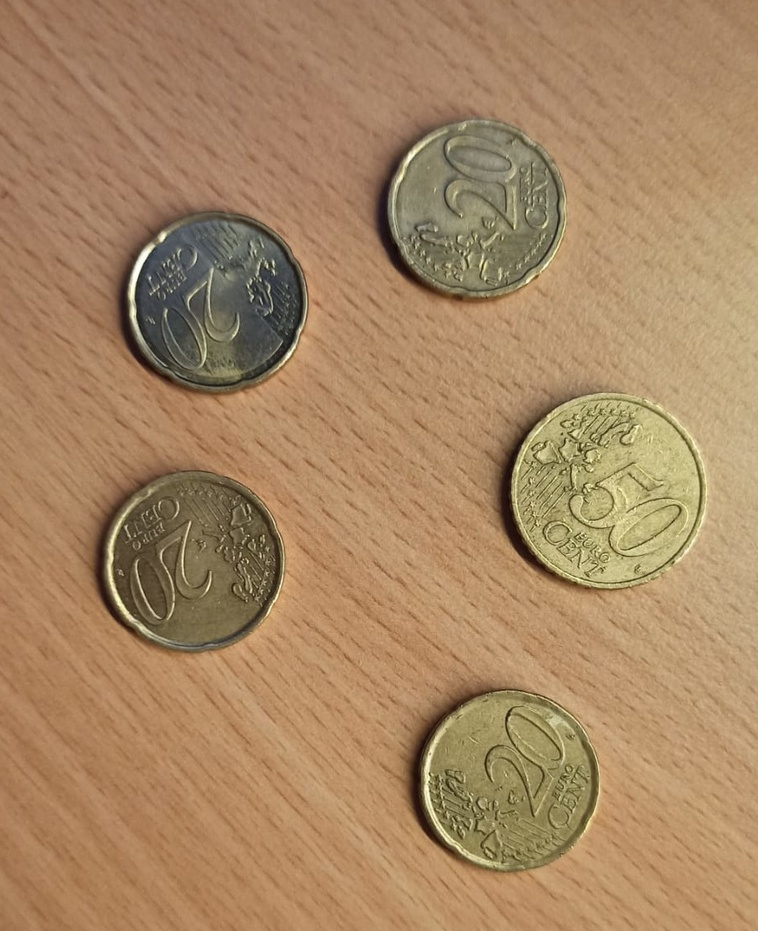
#> input picture c_detector/data/test_3.jpg, 758 x 931 px, shrunk from 909 x 1116 before the run
$ python testing_HC.py
#> lines starting #> are read from the running program, lines starting #| are printed output that depends on the picture; after the words box and inside, x2 and y2 are one past the last pixel; in counts of white or black regions, pixels touching at a corner belong together
import cv2
import numpy as np

img = cv2.imread('data/test_3.jpg', cv2.IMREAD_COLOR)
#> img is the input picture: shape (931, 758, 3); mean B, G, R 99.2, 134.6, 167.2

img_gray = cv2.cvtColor(img, cv2.COLOR_BGR2GRAY)
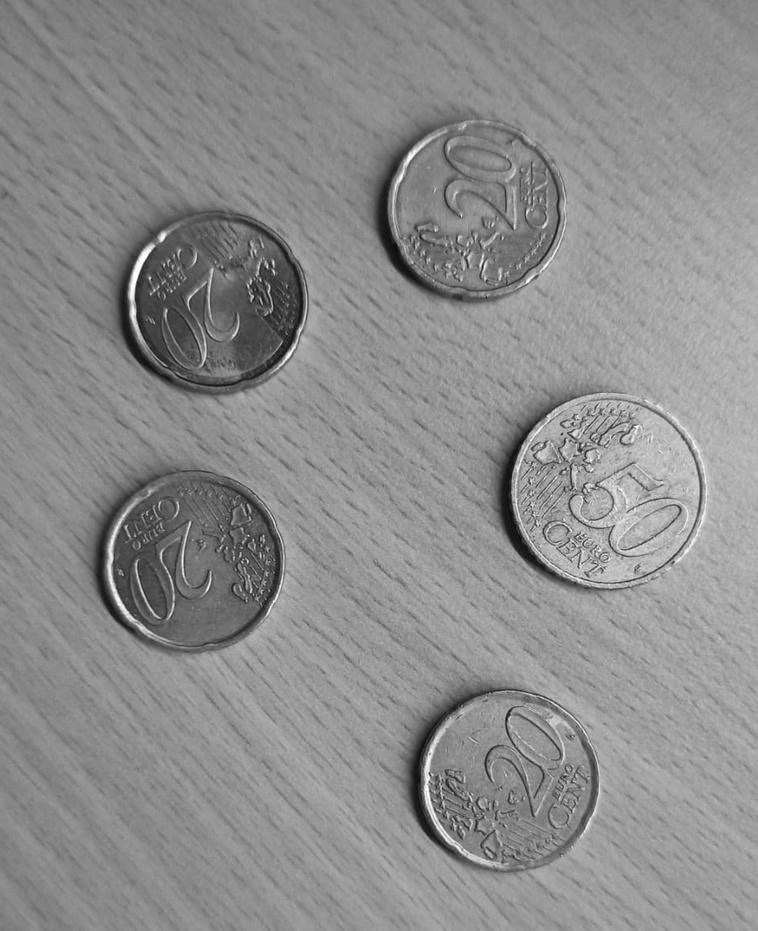
#> img_gray: shape (931, 758); min 10, max 254, mean 140.3
img_gauss = cv2.GaussianBlur(img_gray, (21, 21), cv2.BORDER_DEFAULT)
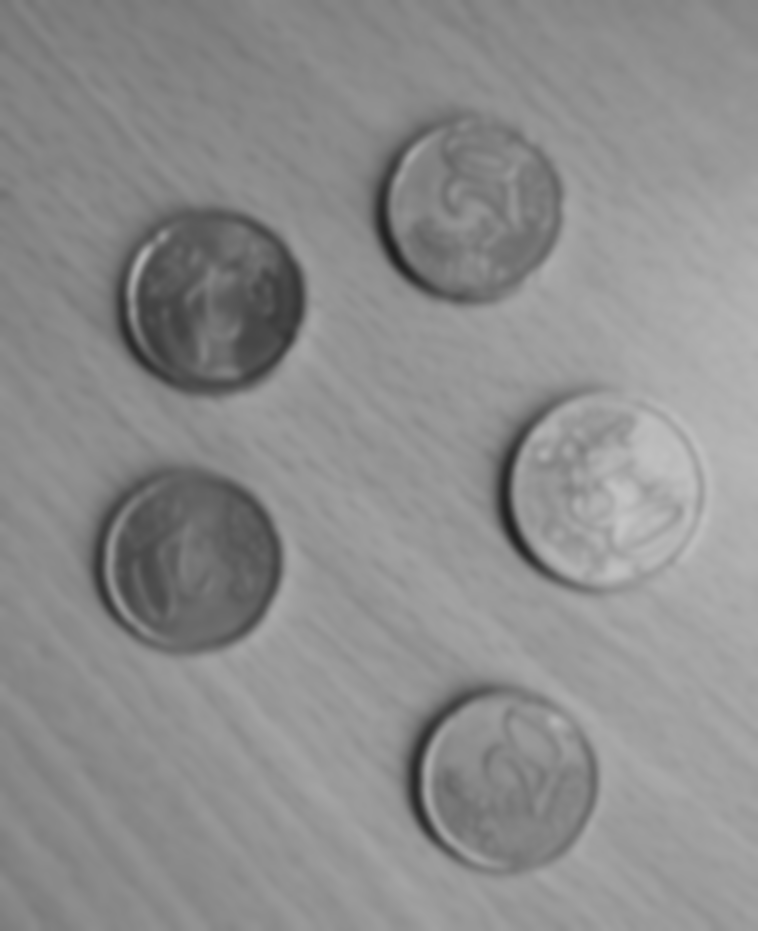
#> img_gauss: shape (931, 758); min 32, max 196, mean 140.3

circles = cv2.HoughCircles(img_gauss, cv2.HOUGH_GRADIENT, 1, 150, param1=50, param2=30)
#> circles = [[215.5, 299.5, 88.7], [605.5, 490.5, 94.8], [193.5, 562.5, 88.9], [468.5, 210.5, 93.1], [510.5, 780.5, 88.4]]
circles_rounded = np.uint16(np.round(circles))
#> circles_rounded = [[216, 300, 89], [606, 490, 95], [194, 562, 89], [468, 210, 93], [510, 780, 88]]
print(f'{circles_rounded.shape[1]} coins found')
#| 5 coins found

for i in circles_rounded[0, :]:
    cv2.circle(img, (i[0], i[1]), i[2], (0, 255, 0), 2)
    cv2.circle(img, (i[0], i[1]), 2, (255, 0, 0), 3)
#> this loop made 5 passes
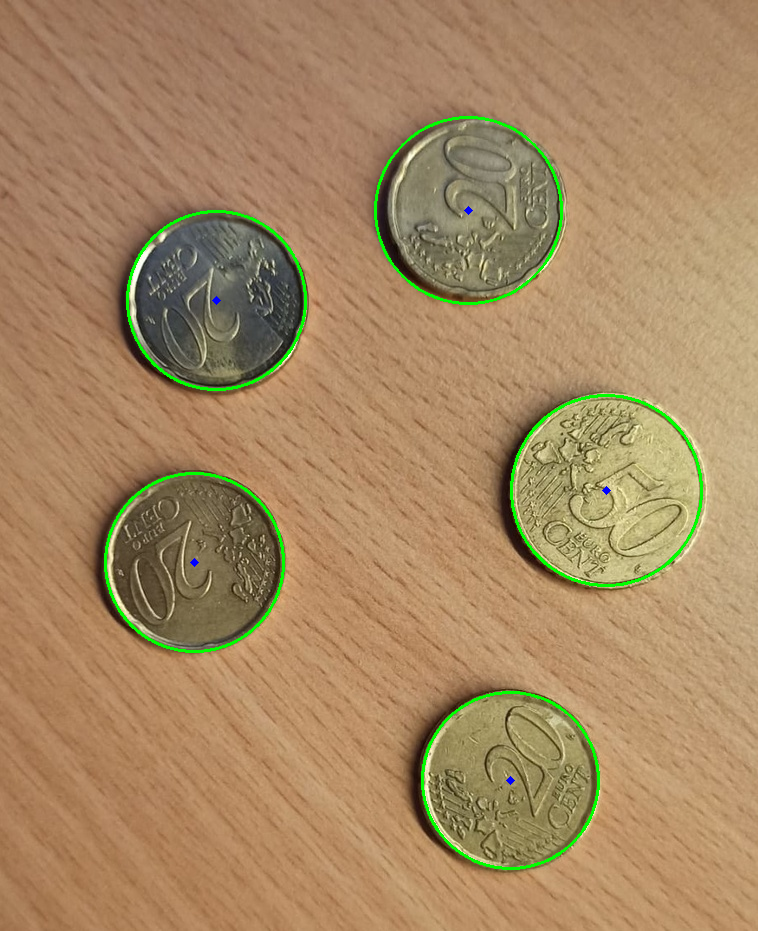
#> img: shape (931, 758, 3); 1.24% of pixels changed, all inside (x1, y1, x2, y2) = (104, 116, 703, 870)

    # cv2.rectangle(img, (i[0] - i[2] - 10, i[1] - i[2] - 10), (i[0] + i[2] + 10, i[1] + i[2] + 10), (0, 0, 255), 2)

cv2.imshow('Find circles', img)
cv2.waitKey(0)
cv2.destroyAllWindows()

$ run again, with c_detector/data/test_2.jpg copied over c_detector/data/test_3.jpg
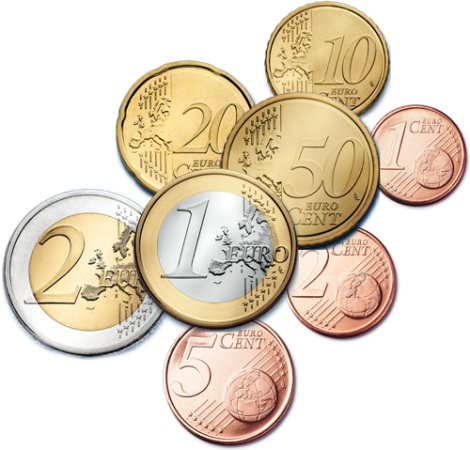
#> input picture c_detector/data/test_2.jpg, 470 x 450 px
#> img is the input picture: shape (450, 470, 3); mean B, G, R 198.7, 216.7, 229.1
#> `img_gauss = cv2.GaussianBlur(img_gray, (21, 21), cv2.BORDER_DEFAULT)`:
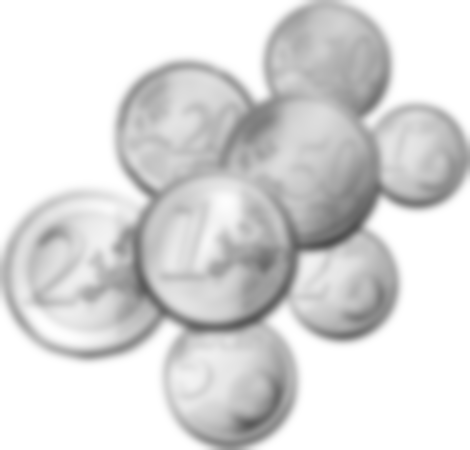
#> img_gauss: shape (450, 470); min 79, max 255, mean 218.4
#> circles = [[215.5, 249.5, 72.9], [326.5, 65.5, 63.8], [63.5, 252.5, 53.9]]
#> circles_rounded = [[216, 250, 73], [326, 66, 64], [64, 252, 54]]
#| 3 coins found
#> the loop `for i in circles_rounded[0, :]:` made 3 passes
#> after the loop `for i in circles_rounded[0, :]:`:
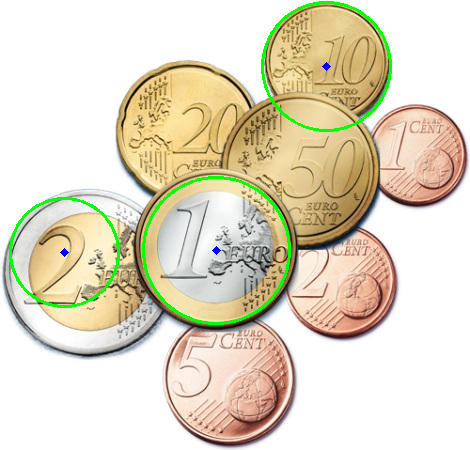
#> img: shape (450, 470, 3); 1.75% of pixels changed, all inside (x1, y1, x2, y2) = (9, 1, 392, 325)
